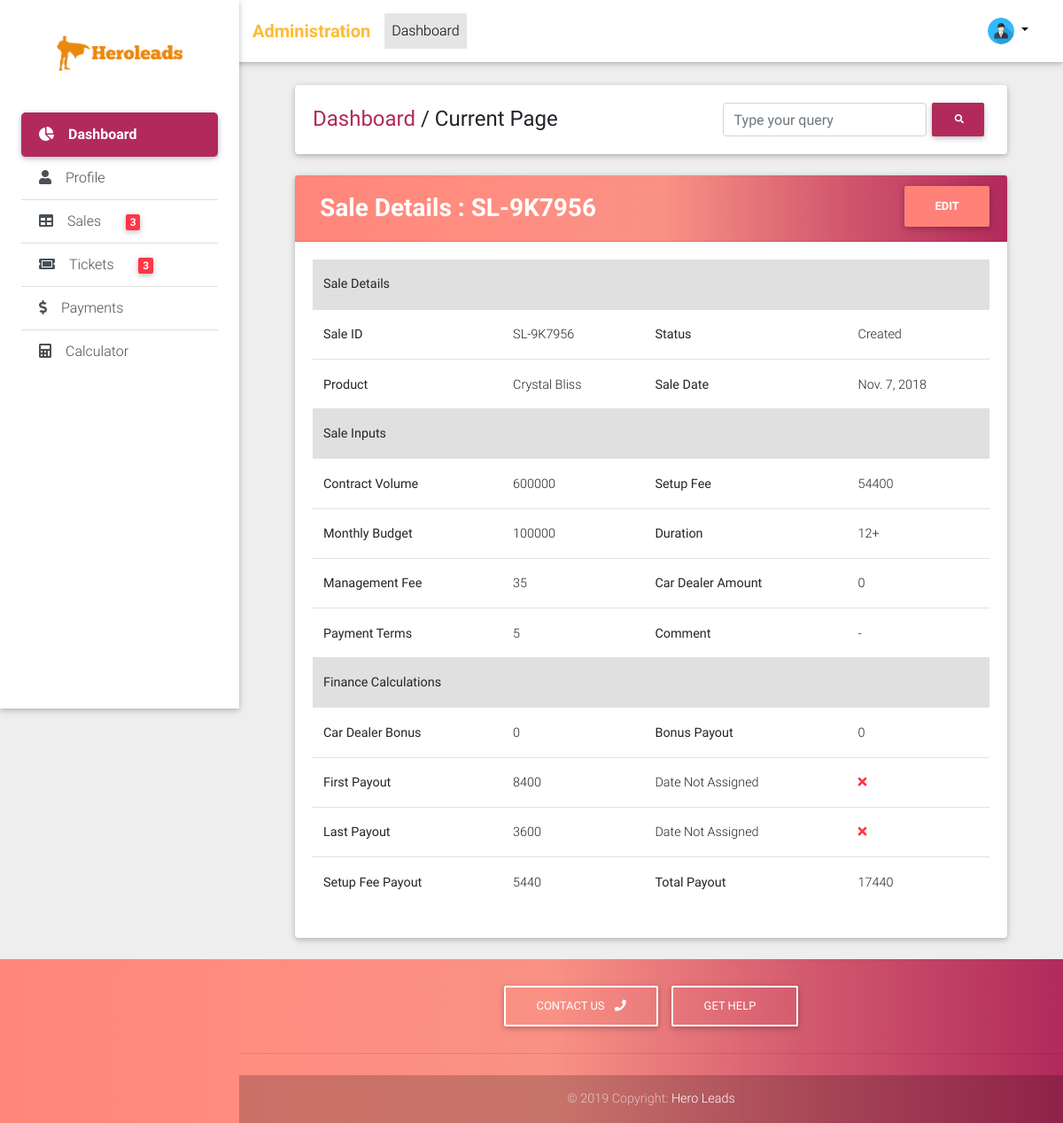
/admin/sales/detail/1/ (signed in), run on an earlier commit of the app's database.
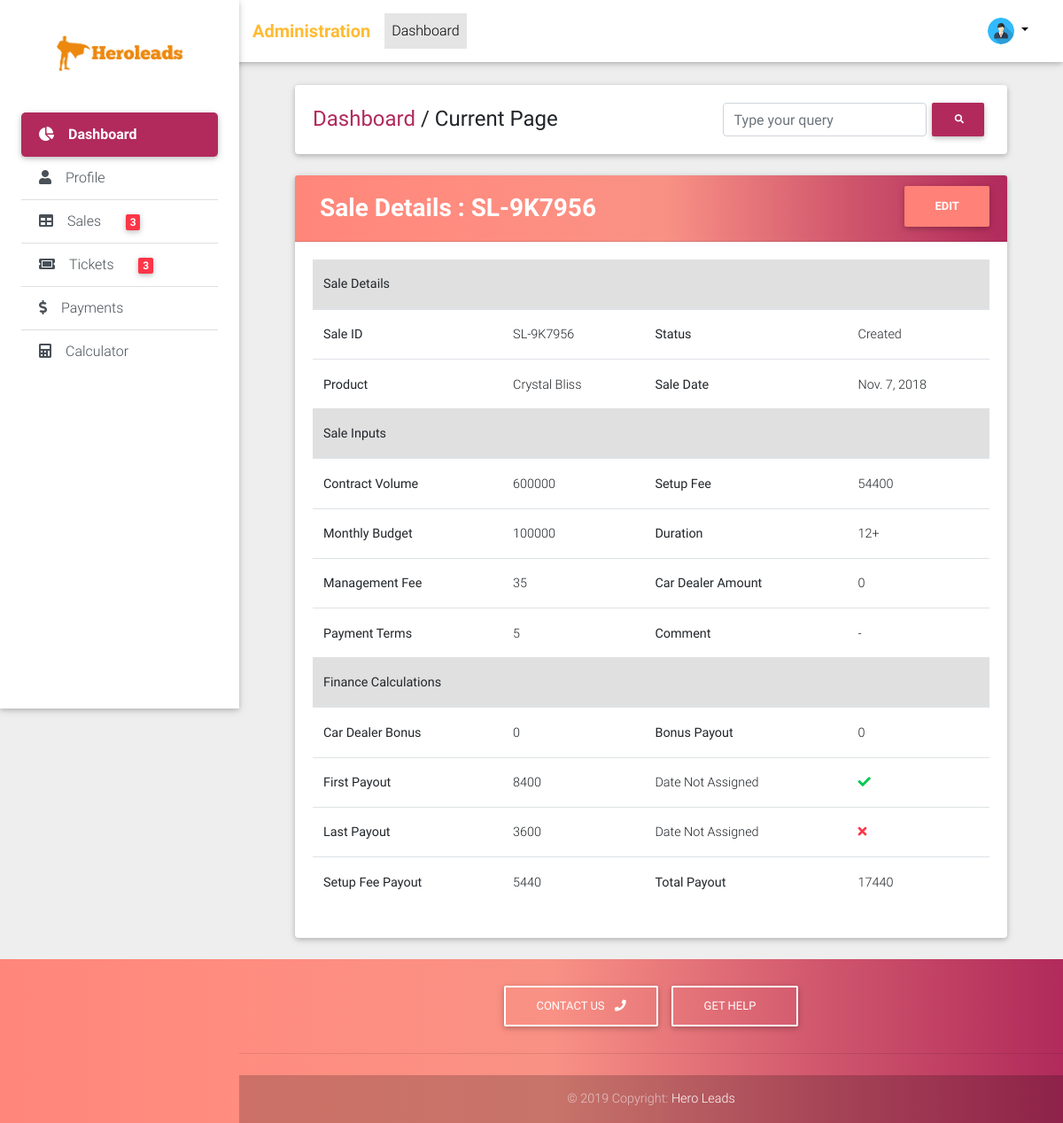
And on a later commit of the database.
### sales/models.py (models this page shows, shortened)
class Sale(models.Model):
    SALE_STATUS_CHOICES = (("CR", "Created"), ("PR", "Process"), ("AP", "Approved"), ("CP", "Completed"), ("DC", "Declined"))
    agent = models.ForeignKey(User, on_delete=models.CASCADE)
    campaign_name = models.CharField(max_length=128)
    sale_date = models.DateField()
    setup_fee = models.PositiveIntegerField()
    contract_volume = models.PositiveIntegerField()
    monthly_budget = models.PositiveIntegerField()
    duration = models.ForeignKey(Duration, on_delete=models.PROTECT)
    management_fee = models.PositiveIntegerField()
    car_dealer_amount = models.PositiveIntegerField()
    payment_terms = models.PositiveIntegerField()
    agent_comment = models.TextField(verbose_name="Comment", blank=True)
    first_commission_paid = models.BooleanField(default=False)
    last_commission_paid = models.BooleanField(default=False)
    first_commission_pay_on = models.DateField(blank=True, null=True)
    last_commission_pay_on = models.DateField(blank=True, null=True)
    finance_comment = models.TextField(blank=True)
    commission_applicable = models.FloatField(blank=True, null=True)
    payment_term_intz = models.PositiveIntegerField(blank=True, null=True)
    car_dealer_bonus = models.PositiveIntegerField(blank=True, null=True)
    multiplier_applicable = models.FloatField(blank=True, null=True)
    setup_fee_payout = models.PositiveIntegerField(blank=True, null=True)
    first_payout = models.PositiveIntegerField(blank=True, null=True)
    last_payout = models.PositiveIntegerField(blank=True, null=True)
    bonus_payout = models.PositiveIntegerField(blank=True, null=True)
    total_payout = models.PositiveIntegerField(blank=True, null=True)
    sale_id = models.CharField(max_length=32, default=sale_id_generator)
    status = models.CharField(max_length=2, choices=SALE_STATUS_CHOICES, default="CR")
    created_on = models.DateTimeField(auto_now_add=True)
    @property
    def get_admin_update_url(self):
        return reverse_lazy("crm_admin:sales_admin_update", kwargs={"id": self.id})

### crm_admin/views/sales_views.py (the view)
# urls.py: url(r'^detail/(?P<id>[0-9]+)/$', views.SaleDetailView.as_view(), name="detail"),
class SaleDetailView(LoginRequiredMixin, DetailView):
    model = Sale
    context_object_name = "sale"
    template_name = "sales_admin/detail.html"
    slug_field = "id"
    slug_url_kwarg = "id"

### accounts/models.py (called while the page is built)
    @property
    def get_avatar(self):
        if self.photo:
            return self.photo.url
        else:
            return "missing"

### calcons/models.py (called while the page is built)
    def __str__(self):
        return "{}".format(self.get_duration_display_text)

    @property
    def get_duration_display_text(self):
        if self.min_value and self.max_value:
            return "{}-{}".format(self.min_value, self.max_value)
        elif self.min_value and not self.max_value:
            return "{}+".format(self.min_value)

### crm_admin/templatetags/crm_admin_tags.py (called while the page is built)
@register.simple_tag
def get_pending_sale_count():
    return Sale.objects.exclude(status="CP").count()

@register.simple_tag
def get_pending_ticket_count():
    return Ticket.objects.exclude(status__in=("EX", "CN", "SL")).count()

### crm_admin/templates/sales_admin/detail.html (shortened to what the changed rows need)
{% extends "crm_admin/base.html" %}
{% load crispy_forms_tags %}
{% block content %}
    <div>
        <div class="card clearfix">
            <div class="card-body">
                <div class="detail_table">
                    <table class="table detail_table table-hover">
                        <thead class="bg-light">
                            <th colspan="4">Sale Details</th>
                        </thead>
                        <tr>
                            <th>Sale ID</th>
                            <th>Status</th>
                        </tr>
                        <tr>
                            <th>Product</th>
                            <th>Sale Date</th>
                        </tr>
                        <thead class="bg-light">
                            <th colspan="4">Sale Inputs</th>
                        </thead>
                        <tr>
                            <th>Contract Volume</th>
                            <th>Setup Fee</th>
                        </tr>
                        <tr>
                            <th>Monthly Budget</th>
                            <th>Duration</th>
                        </tr>
                        <tr>
                            <th>Management Fee</th>
                            <th>Car Dealer Amount</th>
                        </tr>
                        <tr>
                            <th>Payment Terms</th>
                            <th>Comment</th>
                        </tr>
                        <thead class="bg-light">
                            <th colspan="4">Finance Calculations</th>
                        </thead>
                        <tr>
                            <th>Car Dealer Bonus</th>
                            <th>Bonus Payout</th>
                        </tr>
                        <tr>
                            <th>First Payout</th>
                            <td>
                                <i class="fa {% if sale.first_commission_paid %}fa-check text-success{% else %}fa-times text-danger{% endif %}"></i>
                            </td>
                        </tr>
                        <tr>
                            <th>Last Payout</th>
                        </tr>
                        <tr>
                            <th>Setup Fee Payout</th>
                            <th>Total Payout</th>
                        </tr>
                    </table>
                </div>
            </div>
        </div>
    </div>
{% endblock %}

What changed in the data, as far as the page shows it:
changed Sale "SL-9K7956": first_commission_paid False → True (drawn)
